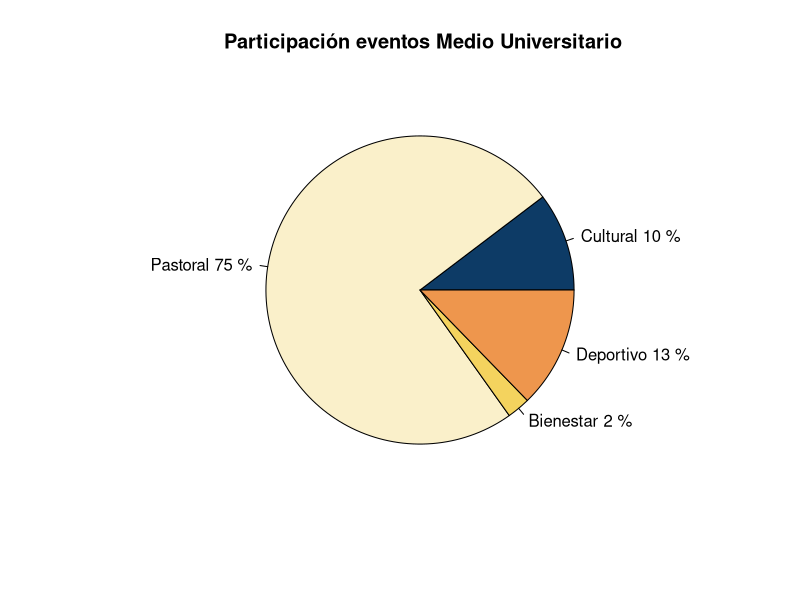
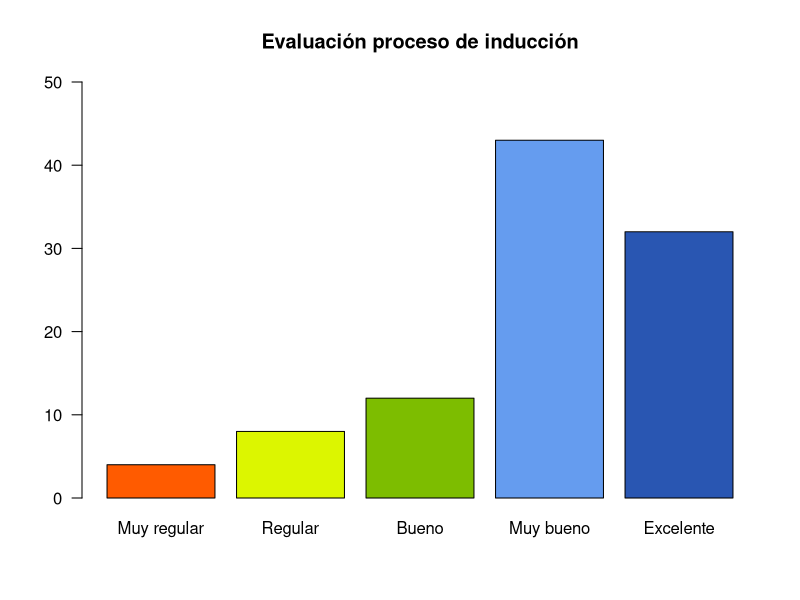
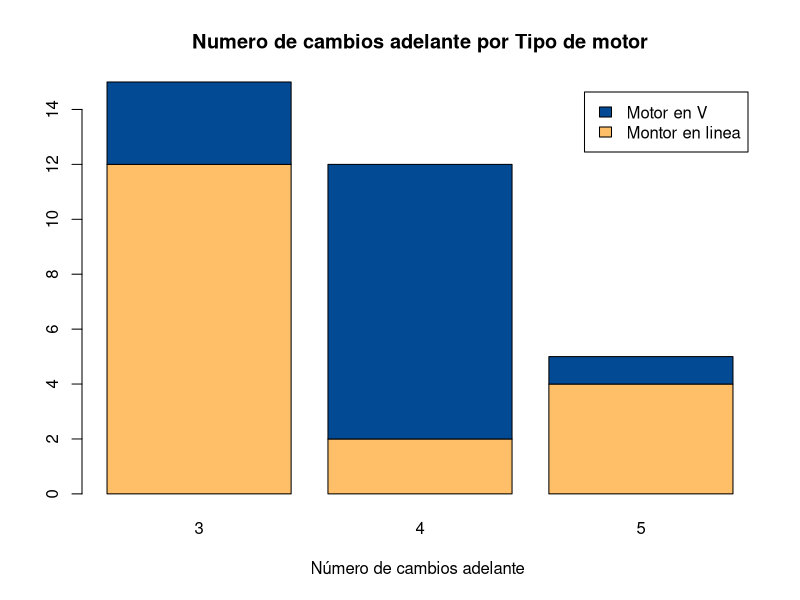
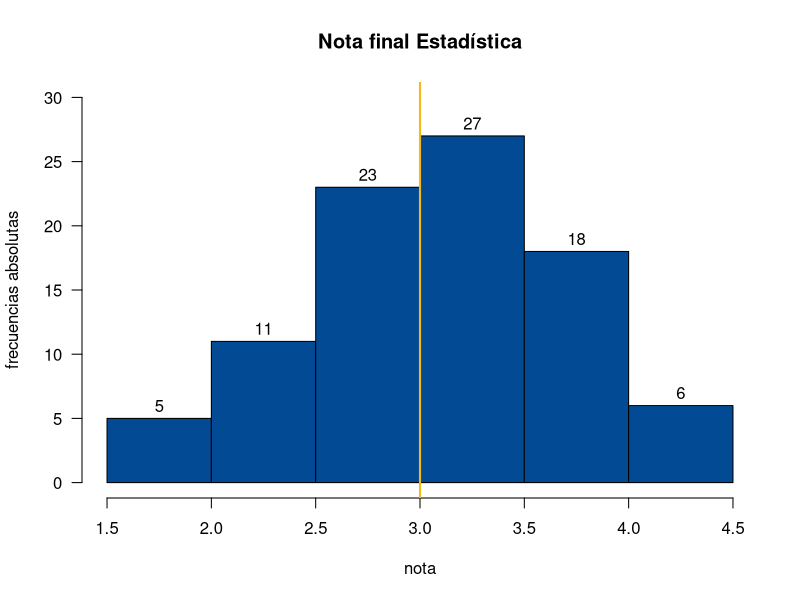
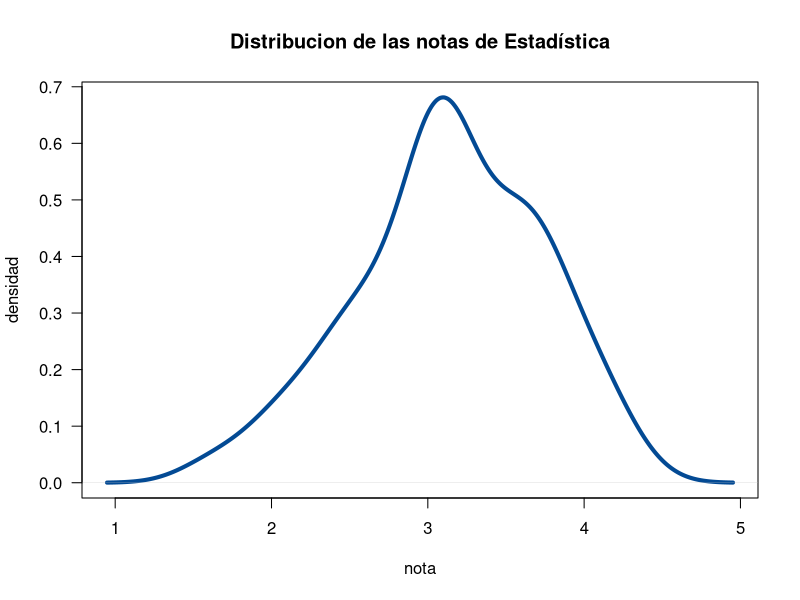
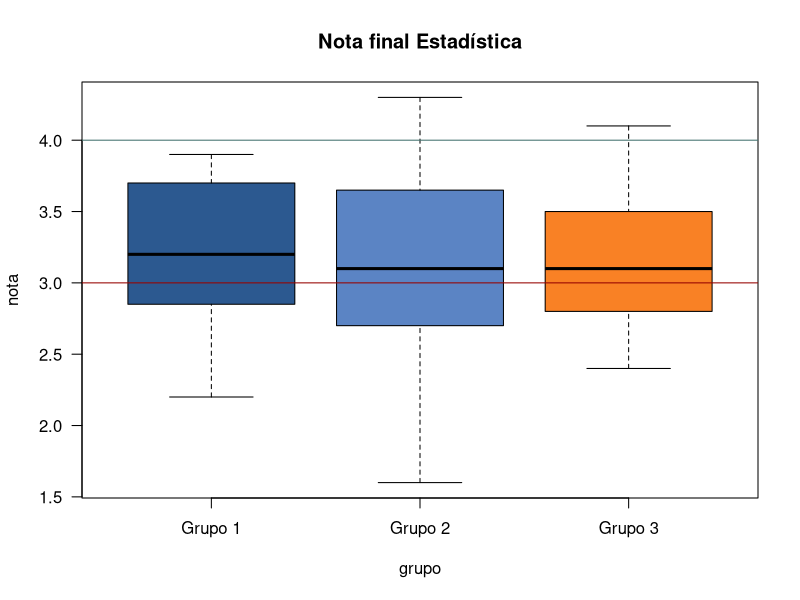
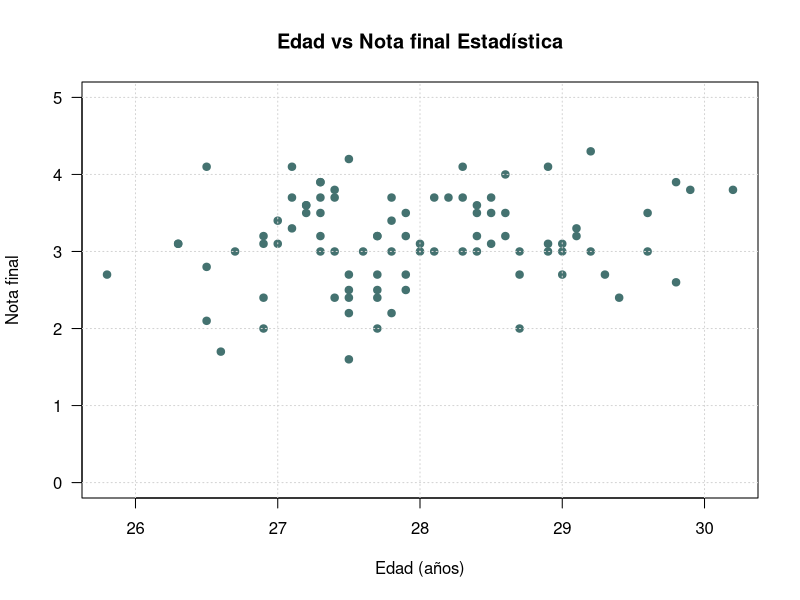
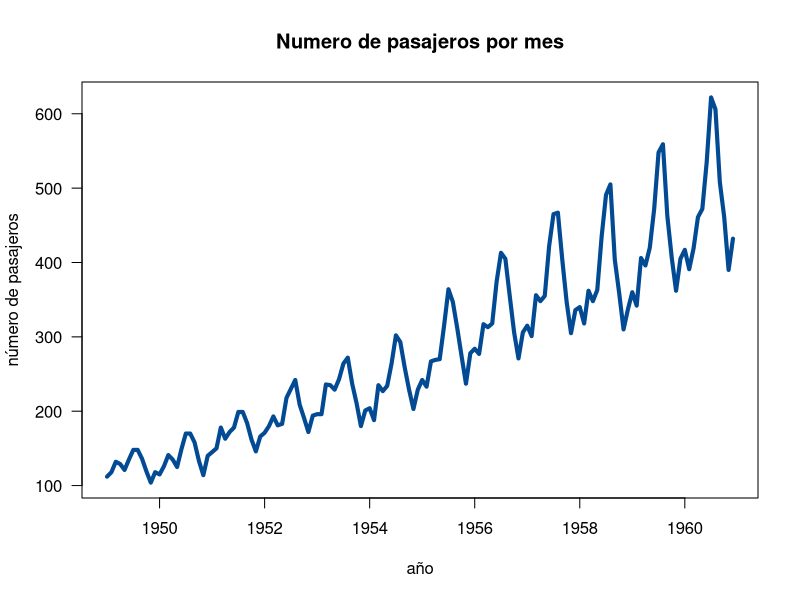

Reproduce these figures in R, in order.
## ---- chunk 1
knitr::opts_chunk$set(echo = TRUE, comment = NA)
# colores
c0= "#b0394a"
c1= "#ad6395"
c2= "#a391c4"
c3= "#8acfe6"
c4= "#646420"
c5= "#db524f"
paleta4=c("#0d3b66", "#faf0ca", "#f4d35e", "#ee964d")

## ---- chunk 2
a=rep("Cultutal", 360145)
b=rep("Pastoral", 61496)
c=rep("Bienestar",49912)
d=rep("Deportivo",11777)
data=c(a,b,c,d)
t=table(data)
lbs=c("Cultural", "Pastoral", "Bienestar", "Deportivo")
pct=round(t/sum(t)*100)
labs=paste(lbs, pct)
labs=paste(labs, "%", sep = " ") 
pie(t, labels=labs, main=" Participación eventos Medio Universitario",
    col = paleta4)
## ---- chunk 3
ev=c(4,  8, 12, 43, 32)
names(ev)=c("Muy regular", "Regular", "Bueno", "Muy bueno","Excelente")
barplot(ev, col=c("#ff5b00","#dcf600","#7dbd00","#659cef","#2956b2"), main = "Evaluación proceso de inducción", las=1, ylim = c(0,50))
## ---- chunk 4
counts <- table(mtcars$vs, mtcars$gear); rownames(counts)=c("Montor en linea", "Motor en V")
barplot(counts, main="Numero de cambios adelante por Tipo de motor",  xlab="Número de cambios adelante ",col=c("#FFBF69","#034A94"),
  legend = rownames(counts))
## ---- chunk 5
nf=c(4.1, 2.7, 3.1, 3.2, 3.0, 3.2, 2.0, 2.4, 1.6, 3.2, 3.1, 2.6, 2.0, 2.4, 2.8, 3.3, 4.0, 3.4, 3.0, 3.1, 2.7, 2.7, 3.0, 3.8, 3.2, 2.2, 3.5, 3.5, 3.8, 3.5, 3.9, 4.2, 4.3, 3.9, 3.2, 3.5, 3.5, 3.7, 4.1, 3.7, 3.5, 3.6, 3.2, 3.1, 3.4, 3.0, 3.0, 3.0, 2.7, 1.7, 3.6, 2.1, 2.4, 3.0, 3.1, 2.5, 2.5, 3.6, 2.2, 2.4, 3.1, 3.3, 2.7, 3.7, 3.0, 2.7, 3.0, 3.2, 3.1, 2.4, 3.0, 2.7, 2.5, 3.0, 3.0, 3.0, 3.2, 3.1, 3.8, 4.1, 3.7, 3.5, 3.0, 3.7, 3.7, 4.1, 3.7, 3.9, 3.7, 2.0)
stem(nf)
## ---- chunk 6
h1=hist(nf, main = "Nota final Estadística", xlab = "nota", ylab="frecuencias absolutas", labels=TRUE, col="#034A94", ylim = c(0,30), las=1)
abline(v=3,col="#f6b915", lwd=2)
## ---- chunk 7
nf=c(4.1, 2.7, 3.1, 3.2, 3.0, 3.2, 2.0, 2.4, 1.6, 3.2, 3.1, 2.6, 2.0, 2.4, 2.8, 3.3, 4.0, 3.4, 3.0, 3.1, 2.7, 2.7, 3.0, 3.8, 3.2, 2.2, 3.5, 3.5, 3.8, 3.5, 3.9, 4.2, 4.3, 3.9, 3.2, 3.5, 3.5, 3.7, 4.1, 3.7, 3.5, 3.6, 3.2, 3.1, 3.4, 3.0, 3.0, 3.0, 2.7, 1.7, 3.6, 2.1, 2.4, 3.0, 3.1, 2.5, 2.5, 3.6, 2.2, 2.4, 3.1, 3.3, 2.7, 3.7, 3.0, 2.7, 3.0, 3.2, 3.1, 2.4, 3.0, 2.7, 2.5, 3.0, 3.0, 3.0, 3.2, 3.1, 3.8, 4.1, 3.7, 3.5, 3.0, 3.7, 3.7, 4.1, 3.7, 3.9, 3.7, 2.0)
plot(density(nf), main="Distribucion de las notas de Estadística", col="#034A94", lwd=4, las=1,
     xlab="nota", ylab="densidad")
## ---- chunk 8
nf=c(4.1, 2.7, 3.1, 3.2, 3.0, 3.2, 2.0, 2.4, 1.6, 3.2, 3.1, 2.6, 2.0, 2.4, 2.8, 3.3, 4.0, 3.4, 3.0, 3.1, 2.7, 2.7, 3.0, 3.8, 3.2, 2.2, 3.5, 3.5, 3.8, 3.5, 3.9, 4.2, 4.3, 3.9, 3.2, 3.5, 3.5, 3.7, 4.1, 3.7, 3.5, 3.6, 3.2, 3.1, 3.4, 3.0, 3.0, 3.0, 2.7, 1.7, 3.6, 2.1, 2.4, 3.0, 3.1, 2.5, 2.5, 3.6, 2.2, 2.4, 3.1, 3.3, 2.7, 3.7, 3.0, 2.7, 3.0, 3.2, 3.1, 2.4, 3.0, 2.7, 2.5, 3.0, 3.0, 3.0, 3.2, 3.1, 3.8, 4.1, 3.7, 3.5, 3.0, 3.7, 3.7, 4.1, 3.7, 3.9, 3.7, 2.0)
cc=c(20, 10, 20, 20, 20, 20, 20, 20, 20, 30, 20, 20, 20, 10, 30, 20, 20, 30, 20, 30, 30, 20, 10, 30, 20, 20, 30, 30, 10, 20, 10, 20, 20, 20, 10, 20, 10, 20, 20, 30, 30, 30, 10, 30, 20, 20, 20, 20, 20, 20, 10, 20, 30, 30, 10, 10, 10, 20, 10, 20, 10, 30, 20, 10, 20, 30, 10, 30, 30, 30, 20, 30, 30, 30, 30, 30, 30, 20, 10, 30, 10, 20, 20, 10, 20, 20, 20, 20, 10, 20)
labs=c("Grupo 1","Grupo 2","Grupo 3")
boxplot((nf~cc),main="Nota final Estadística", 
        col=c("#2C5990","#5B84C4","#F98125"), names=labs, xlab = "grupo", ylab = "nota", 
        las=1)
abline(h=3, col="#960200", lwd=1)
abline(h=4, col="#447270", lwd=1)
## ---- chunk 9
ed=round(rnorm(90,28,1),1)
plot(ed,nf, main="Edad vs Nota final Estadística", ylim = c(0,5), xlab = "Edad (años)", ylab = "Nota final",col="#447270",pch=19,las=1)
grid()
## ---- chunk 10
plot(AirPassengers, main="Numero de pasajeros por mes", col="#034A94", lwd = 4, las=1, 
     ylab="número de pasajeros", xlab="año")
